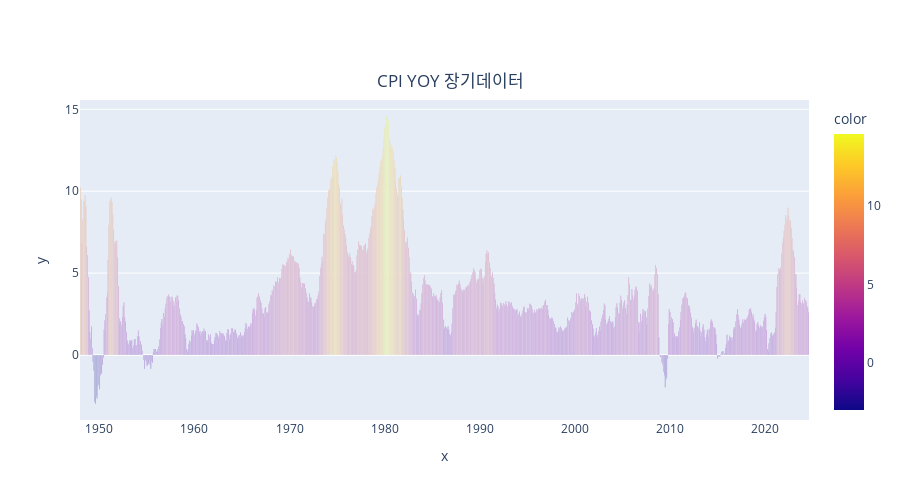

The notebook cell saved with this chart:
### Markdown cell above
## 예시 
CPI 데이터 가져와서 시각화

### Code cell
# sample : CPI
enddate=(datetime.now() + timedelta(days=-1)).strftime('%Y-%m-%d')
cpi= fp.series('CPIAUCSL',enddate)
corecpi = fp.series('CPILFESL',enddate)
cpi.data
cpiyoy=cpi.apc().data
cpiyoy
cpimom=cpi.data.pct_change()*100
cpimom
corecpiyoy=corecpi.apc().data
corecpimom=corecpi.data.pct_change()*100

import plotly.express as px

fig=px.bar(x=cpiyoy.index, y=cpiyoy.values, color=cpiyoy.values, 
          title='CPI YOY 장기데이터', height=500)
fig.update_traces(textposition='outside')
fig.update_layout(
    uniformtext_minsize=8, uniformtext_mode='hide',
    title={
        'y':0.85,
        'x':0.5,
        'xanchor': 'center',
        'yanchor': 'top'})
fig.show()

### Figure 1 — Plotly figure (JSON) as saved in the notebook; plotly's stock layout.template omitted (floating-point values rounded to 4 significant figures; data arrays with more than 128 entries replaced by an {"elided": "..."} marker saying what was removed)
{"data": [{"alignmentgroup": "True", "hovertemplate": "x=%{x}<br>y=%{y}<br>color=%{marker.color}<extra></extra>", "legendgroup": "", "marker": {"color": {"elided": "920 float values"}, "coloraxis": "coloraxis", "pattern": {"shape": ""}}, "name": "", "offsetgroup": "", "orientation": "v", "showlegend": false, "textposition": "outside", "type": "bar", "x": {"elided": "920 str values"}, "xaxis": "x", "y": {"elided": "920 float values"}, "yaxis": "y"}], "layout": {"barmode": "relative", "coloraxis": {"colorbar": {"title": {"text": "color"}}, "colorscale": [[0, "#0d0887"], [0.1111, "#46039f"], [0.2222, "#7201a8"], [0.3333, "#9c179e"], [0.4444, "#bd3786"], [0.5556, "#d8576b"], [0.6667, "#ed7953"], [0.7778, "#fb9f3a"], [0.8889, "#fdca26"], [1, "#f0f921"]]}, "height": 500, "legend": {"tracegroupgap": 0}, "title": {"text": "CPI YOY 장기데이터", "x": 0.5, "xanchor": "center", "y": 0.85, "yanchor": "top"}, "uniformtext": {"minsize": 8, "mode": "hide"}, "xaxis": {"anchor": "y", "domain": [0, 1], "title": {"text": "x"}}, "yaxis": {"anchor": "x", "domain": [0, 1], "title": {"text": "y"}}}}
